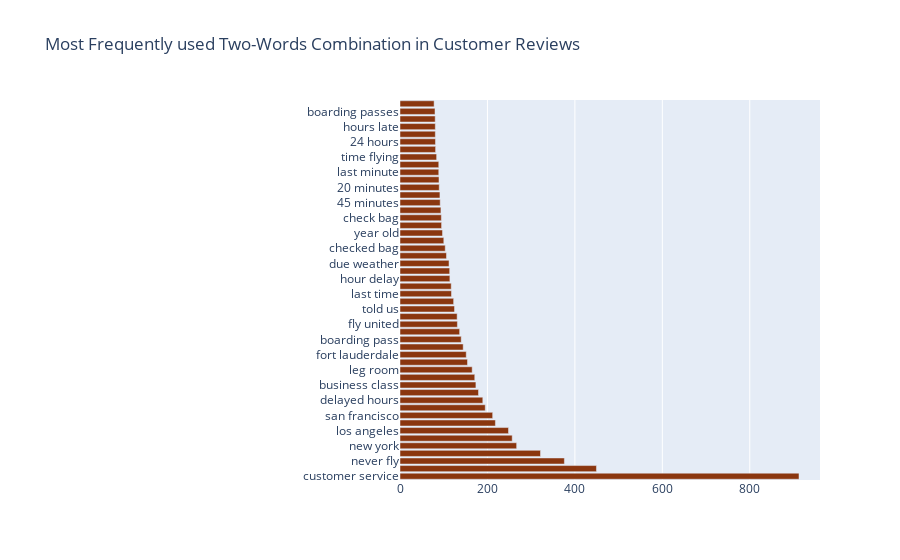
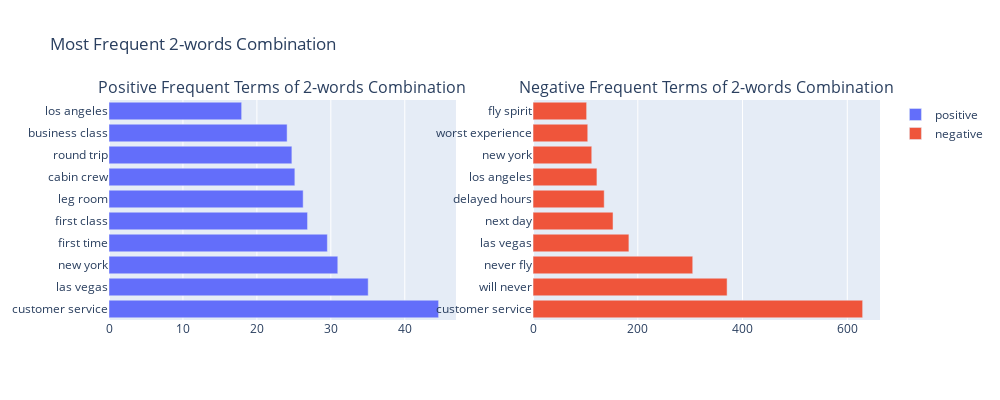

Notebook source saved alongside these figures, in order:
### Markdown cell above
#  Word Cloud : All Airlines Customer Reviews

### Code cell
generate_cloud(df_sky)

### Figure 1 — Plotly figure (JSON) as saved in the notebook; plotly's stock layout.template omitted (floating-point values rounded to 4 significant figures)
{"data": [{"marker": {"color": "#8A360F", "colorscale": [[0, "rgb(247,251,255)"], [0.125, "rgb(222,235,247)"], [0.25, "rgb(198,219,239)"], [0.375, "rgb(158,202,225)"], [0.5, "rgb(107,174,214)"], [0.625, "rgb(66,146,198)"], [0.75, "rgb(33,113,181)"], [0.875, "rgb(8,81,156)"], [1, "rgb(8,48,107)"]], "reversescale": true}, "orientation": "h", "type": "bar", "x": [912.6, 449.4, 376.0, 321.3, 266.8, 256.6, 248.2, 218.2, 211.9, 195.0, 189.4, 179.5, 173.6, 171.0, 165.1, 154.4, 151.5, 144.5, 140.0, 136.4, 131.3, 130.7, 124.7, 122.7, 117.7, 117.2, 114.1, 113.6, 112.2, 106.3, 103.5, 100.2, 97.24, 95.11, 94.6, 93.63, 91.95, 91.35, 89.75, 89.18, 88.69, 88.68, 83.8, 81.42, 81.12, 80.81, 80.8, 80.51, 80.08, 78.02], "y": ["customer service", "will never", "never fly", "las vegas", "new york", "first class", "los angeles", "next day", "san francisco", "first time", "delayed hours", "even though", "business class", "round trip", "leg room", "fly spirit", "fort lauderdale", "cabin crew", "boarding pass", "30 minutes", "fly united", "will fly", "told us", "worst experience", "last time", "ft lauderdale", "hour delay", "san diego", "due weather", "hours later", "checked bag", "pay extra", "year old", "two hours", "check bag", "fly american", "45 minutes", "fly frontier", "20 minutes", "way back", "last minute", "carry bag", "time flying", "ve flown", "24 hours", "fly delta", "hours late", "inflight entertainment", "boarding passes", "new orleans"]}], "layout": {"margin": {"l": 400}, "title": {"text": "Most Frequently used Two-Words Combination in Customer Reviews"}}}

### Figure 2 — Plotly figure (JSON) as saved in the notebook; plotly's stock layout.template omitted (floating-point values rounded to 4 significant figures)
{"data": [{"name": "positive", "orientation": "h", "type": "bar", "x": [44.57, 35.05, 30.94, 29.53, 26.85, 26.26, 25.14, 24.73, 24.09, 17.94], "xaxis": "x", "y": ["customer service", "las vegas", "new york", "first time", "first class", "leg room", "cabin crew", "round trip", "business class", "los angeles"], "yaxis": "y"}, {"name": "negative", "orientation": "h", "type": "bar", "x": [629.3, 370.5, 304.9, 183.0, 152.7, 135.9, 122.0, 112.1, 104.4, 102.3], "xaxis": "x2", "y": ["customer service", "will never", "never fly", "las vegas", "next day", "delayed hours", "los angeles", "new york", "worst experience", "fly spirit"], "yaxis": "y2"}], "layout": {"annotations": [{"font": {"size": 16}, "showarrow": false, "text": "Positive Frequent Terms of 2-words Combination", "x": 0.225, "xanchor": "center", "xref": "paper", "y": 1, "yanchor": "bottom", "yref": "paper"}, {"font": {"size": 16}, "showarrow": false, "text": "Negative Frequent Terms of 2-words Combination", "x": 0.775, "xanchor": "center", "xref": "paper", "y": 1, "yanchor": "bottom", "yref": "paper"}], "height": 400, "margin": {"l": 100}, "title": {"text": "Most Frequent 2-words Combination"}, "width": 1000, "xaxis": {"anchor": "y", "domain": [0, 0.45]}, "xaxis2": {"anchor": "y2", "domain": [0.55, 1]}, "yaxis": {"anchor": "x", "domain": [0, 1]}, "yaxis2": {"anchor": "x2", "domain": [0, 1]}}}
